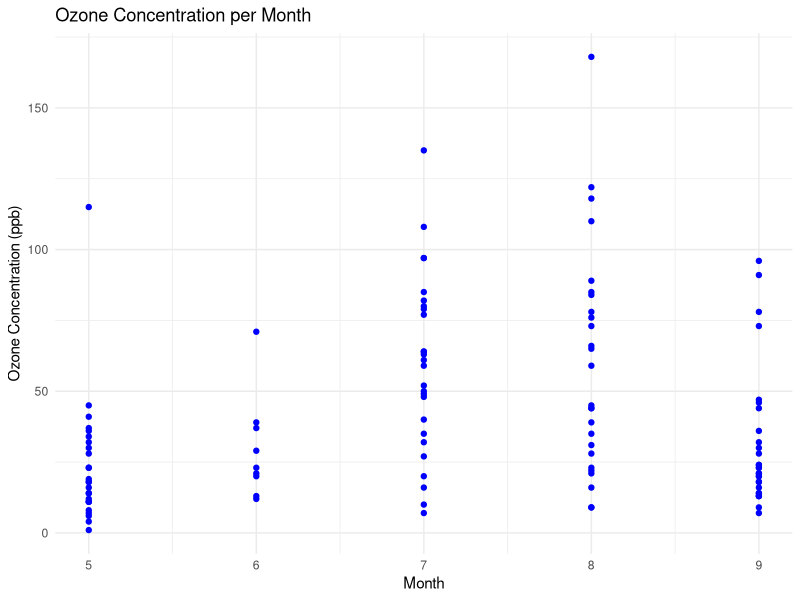

Generate this figure with R:
# Load necessary library
library(ggplot2)

# Scatterplot of Ozone concentration per month
ggplot(airquality, aes(x = Month, y = Ozone)) +
  geom_point(color = "blue") +
  labs(title = "Ozone Concentration per Month",
       x = "Month",
       y = "Ozone Concentration (ppb)") +
  theme_minimal()
